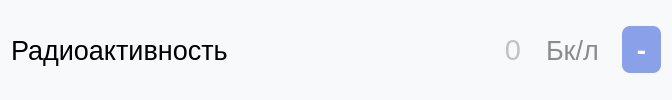
                     <widget class="QWidget" name="widget_34" native="true">
                      <property name="font">
                       <font>
                        <pointsize>36</pointsize>
                       </font>
                      </property>
                      <property name="styleSheet">
                       <string notr="true">border-radius: 8px;
background-color:rgb(248, 249, 251);
color: rgb(140, 139, 139);</string>
                      </property>
                      <layout class="QHBoxLayout" name="horizontalLayout_60">
                       <item>
                        <widget class="QLabel" name="radioactivity">
                         <property name="minimumSize">
                          <size>
                           <width>0</width>
                           <height>0</height>
                          </size>
                         </property>
                         <property name="maximumSize">
                          <size>
                           <width>16777215</width>
                           <height>16777215</height>
                          </size>
                         </property>
                         <property name="font">
                          <font>
                           <pointsize>20</pointsize>
                          </font>
                         </property>
                         <property name="styleSheet">
                          <string notr="true">background-color:rgb(248, 249, 251);
color: rgb(0, 0, 0);
margin-right: 0px;
</string>
                         </property>
                         <property name="inputMethodHints">
                          <set>Qt::ImhNone</set>
                         </property>
                         <property name="text">
                          <string>Радиоактивность</string>
                         </property>
                         <property name="wordWrap">
                          <bool>true</bool>
                         </property>
                        </widget>
                       </item>
                       <item>
                        <widget class="QLineEdit" name="value_radioactivity">
                         <property name="minimumSize">
                          <size>
                           <width>0</width>
                           <height>0</height>
                          </size>
                         </property>
                         <property name="font">
                          <font>
                           <family>MS Shell Dlg 2</family>
                           <pointsize>22</pointsize>
                           <weight>50</weight>
                           <italic>false</italic>
                           <bold>false</bold>
                           <strikeout>false</strikeout>
                          </font>
                         </property>
                         <property name="styleSheet">
                          <string notr="true">background-color:rgb(248, 249, 251);
color: rgb(140, 139, 139);
outline: 0px;
padding-left: 10px;
margin-left: 20px;
margin-right: 10px;
border-top-left-radius: 0px;
border-bottom-left-radius: 00px;
border: none;

</string>
                         </property>
                         <property name="alignment">
                          <set>Qt::AlignRight|Qt::AlignTrailing|Qt::AlignVCenter</set>
                         </property>
                         <property name="placeholderText">
                          <string>0</string>
                         </property>
                        </widget>
                       </item>
                       <item>
                        <widget class="QLabel" name="dimension_radioactivity">
                         <property name="font">
                          <font>
                           <pointsize>20</pointsize>
                          </font>
                         </property>
                         <property name="styleSheet">
                          <string notr="true">margin-right: 10px;
</string>
                         </property>
                         <property name="text">
                          <string>Бк/л</string>
                         </property>
                        </widget>
                       </item>
                       <item>
                        <widget class="QPushButton" name="clean_radioactivity">
                         <property name="font">
                          <font>
                           <family>Montserrat</family>
                           <pointsize>20</pointsize>
                           <weight>75</weight>
                           <bold>true</bold>
                          </font>
                         </property>
                         <property name="styleSheet">
                          <string notr="true">QPushButton {
background-color:rgb(138, 161, 233);
color:rgb(255, 255, 255);
font-weight: 600;
border-radius: 8px;
padding: 5px 15px;
outline: 0px;
}
QPushButton:hover{
background-color: rgb(125, 143, 202);
}</string>
                         </property>
                         <property name="text">
                          <string>-</string>
                         </property>
                        </widget>
                       </item>
                      </layout>
                     </widget>
